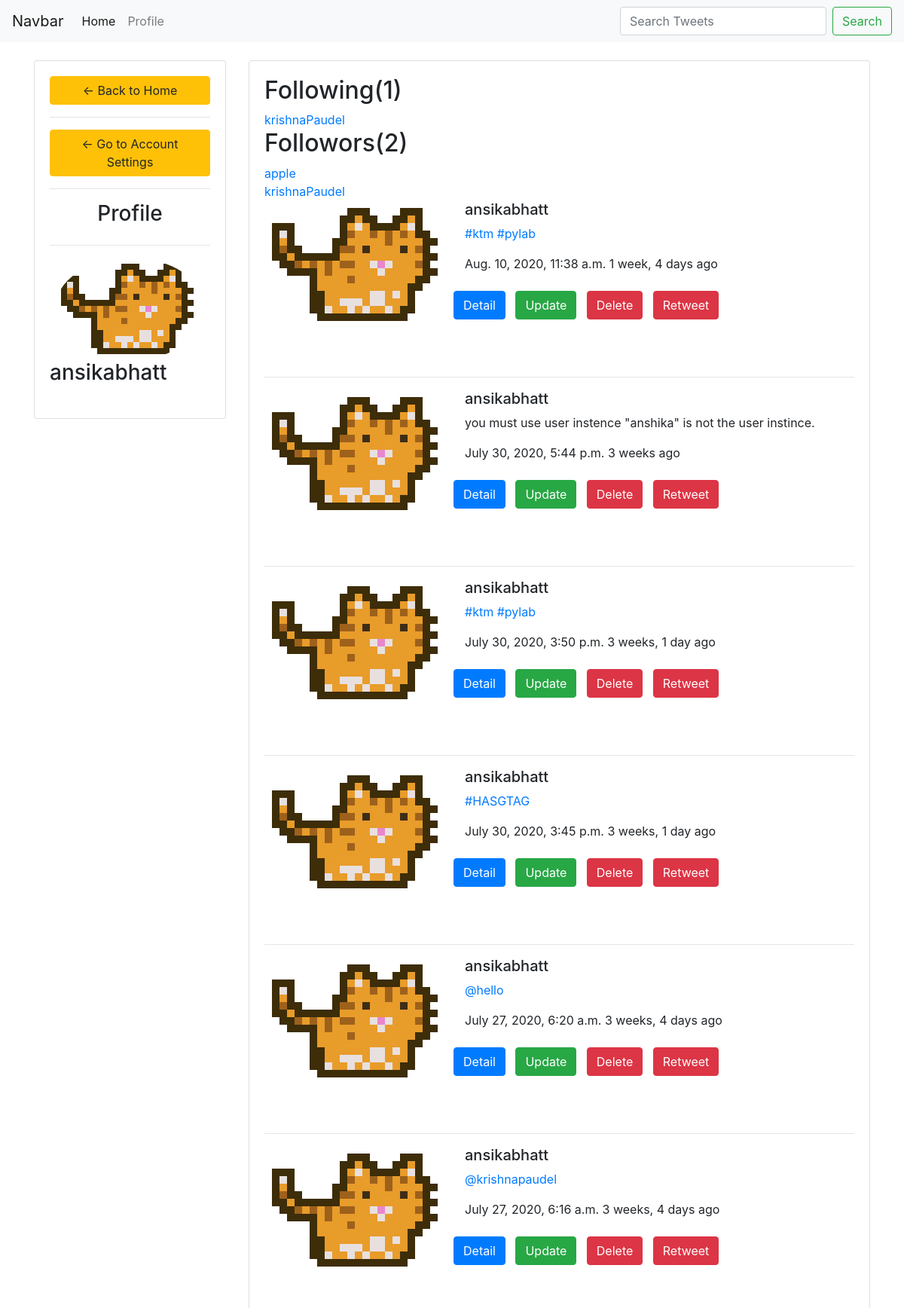
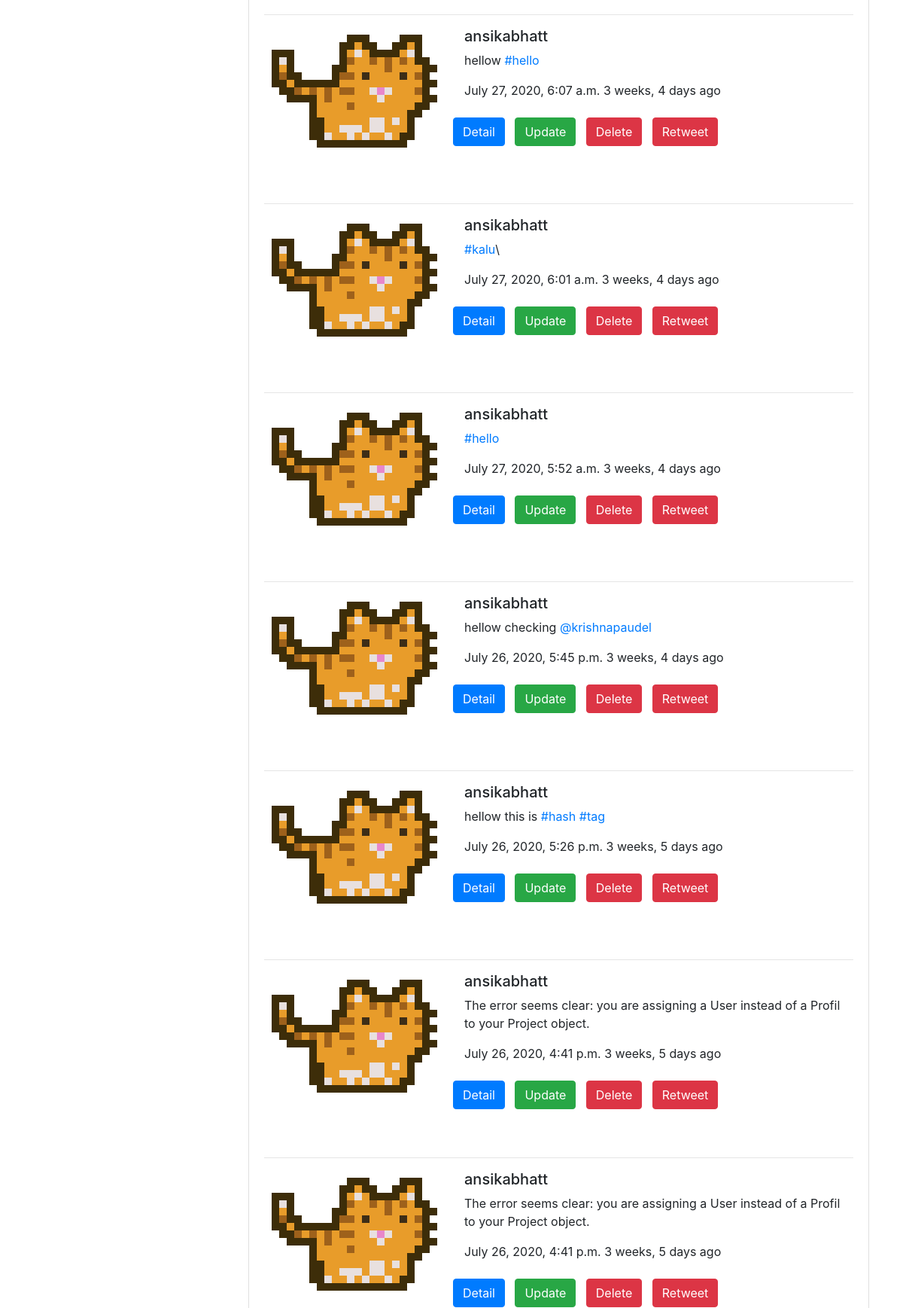
The page /accounts/user/ansikabhatt (signed in, upper part) on the database its author committed (2 pictures, top to bottom).
### accounts/models.py (models this page shows, shortened)
class Profile(models.Model):
	user = models.OneToOneField(User, null=True, on_delete=models.CASCADE, related_name='profile')#with the related_name here we can use userProfile.profile.followed_by.county insted of userProfile.user.followed_by.count
	name = models.CharField(max_length=200, null=True)
	phone = models.CharField(max_length=200, null=True)
	email = models.CharField(max_length=200, null=True)
	profile_pic = models.ImageField(default="default.png", null=True, blank=True)
	date_created = models.DateTimeField(auto_now_add=True, null=True, blank=True)
	following   = models.ManyToManyField(User, blank=True, related_name='followed_by')
	slug = models.SlugField(blank=True, null=True)
	objects = UserProfileManager()
	def __str__(self):
		return self.name
	class Meta:
		verbose_name = "Profile"
		verbose_name_plural = "Profiles"
	def get_following(self):
		users  = self.following.all()
		return users.exclude(username=self.user.username)
	def get_followors(self):
		users  = self.user.followed_by.all()
		return users.exclude(user=self.user)

### tweets/models.py (models this page shows, shortened)
class Tweets(models.Model):
	parent = models.ForeignKey("self", null=True, blank=True, on_delete= models.SET_NULL)
	tweetUser = models.ForeignKey(Profile, on_delete= models.SET_NULL, null=True)
	liked = models.ManyToManyField(User, blank=True, related_name='liked')
	content = models.CharField(max_length=140)
	updated = models.DateTimeField(auto_now=True)
	timestamp = models.DateTimeField(auto_now_add=True)
	objects = TweetManager()
	class Meta:
		verbose_name = "Tweet"
		verbose_name_plural = "Tweets"

### accounts/views.py (the view)
# urls.py: path('user/<slug:slug>', views.userPage, name="userPage"),
@login_required(login_url='accounts:login')
def userPage(request, slug):
	user_profile = Profile.objects.get(slug=slug)
	tweets = user_profile.tweets_set.all().order_by("-timestamp") #user tweets_set
	toggle_user = get_object_or_404(Profile, slug__iexact=slug)
	profile, created = Profile.objects.get_or_create(user=request.user) #or user_profile=request.user
	if toggle_user.user in profile.following.all():
		follow = True
	else:
		follow = False
	content = {
		'user_profile' : user_profile,
		'tweets' : tweets,
		'follow': follow,
	}
	return render(request, 'user.html', content)

### accounts/templates/user.html (shortened to what this page needs)
{%  extends 'base.html' %}
{% load static %}
{% block content %}
<br>
<div class="row">
	<div class="col-md-3">
		<div class="card card-body">
      <a class="btn btn-warning" href="{% url 'home:tweetList' %}"> &#8592; Back to Home</a>
			<hr>
      <a class="btn btn-warning" href="{% url 'accounts:accountSettings' %}"> &#8592; Go to Account Settings</a>
      <hr>
			<h3 style="text-align: center">Profile</h3>
			<hr>
			<img class="profile-pic" src="{{request.user.profile.profile_pic.url}}" >
			<h3>{{user_profile.user.username}}</h3>
		</div>
	</div>
	<div class="col-md-9">
		<div class="card card-body">
			<h2>Following({{user_profile.get_following.count}})</h2>
			{% for user in user_profile.get_following %}
			 <a href="{% url 'accounts:userPage' user.profile.slug %}">{{user.username}}</a>
			{% empty %}
				<p>No following</p>
			{% endfor %}
			<h2>Followors({{user_profile.get_followors.count}})</h2>
			{% for profile in user_profile.get_followors %}
			 <a href="{% url 'accounts:userPage' profile.slug %}">{{profile.user.username}}</a>
			{% empty %}
				<p>No Followors</p>
			{% endfor %}
			{% for tweet in tweets %}
			<div class='row'>
			  <div class='col'>
			    <div class="media">
			    <img class="align-self-start mr-3" src="{% static 'images/deafult.png' %}">
			    <div class="media-body">
			      <h5 class="mt-0">{{tweet.tweetUser}}</h5>
			      <p>{{tweet.content}}</p>
			      {{tweet.timestamp}}
			      {{tweet.timestamp|timesince}} ago <br><br>
			      <div class="row">
			        <a class="btn btn-primary" href="{% url 'home:tweetDetail' tweet.id %}" role="button">Detail</a> &nbsp; &nbsp;
			        <a class="btn btn-success" href="{% url 'home:tweetUpdate' tweet.id %}" role="Update">Update</a> &nbsp; &nbsp;
			        <a class="btn btn-danger" href="{% url 'home:tweetDelete' tweet.id %}" role="Delete">Delete</a> &nbsp; &nbsp;
							<a class="btn btn-danger" href="{% url 'home:retweet' tweet.id %}" role="Retweet">Retweet</a> &nbsp; &nbsp;
			      </div>
			    </div>
			    </div>
			    <br><br>
			  <hr>
			</div>
			</div>
			{% empty %}
			  <p>Opps! No such keyWord found</p>
			{% endfor %}
		</div>
	</div>
</div>
{% endblock %}

### accounts/templates/user.html (style rules this page uses)
.profile-pic { max-width: 200px; max-height:200px; margin: 0 auto; border-radius: 50%; }

### rows shown on the page
Profile: user.username "ansikabhatt", get_following.count "1", get_followors.count "2"
Profile: user.username "apple"
Profile: user.username "krishnaPaudel"
Tweets: tweetUser "ansikabhatt", timestamp "Aug. 10, 2020, 11:38 a.m.", timestamp "1 week, 4 days"
Tweets: tweetUser "ansikabhatt", content "you must use user instence \"anshika\" is not the user instince.", timestamp "July 30, 2020, 5:44 p.m.", timestamp "3 weeks"
Tweets: tweetUser "ansikabhatt", timestamp "July 30, 2020, 3:50 p.m.", timestamp "3 weeks, 1 day"
Tweets: tweetUser "ansikabhatt", timestamp "July 30, 2020, 3:45 p.m.", timestamp "3 weeks, 1 day"
Tweets: tweetUser "ansikabhatt", timestamp "July 27, 2020, 6:20 a.m.", timestamp "3 weeks, 4 days"
Tweets: tweetUser "ansikabhatt", timestamp "July 27, 2020, 6:16 a.m.", timestamp "3 weeks, 4 days"
Tweets: tweetUser "ansikabhatt", content "hellow", timestamp "July 27, 2020, 6:07 a.m.", timestamp "3 weeks, 4 days"
Tweets: tweetUser "ansikabhatt", timestamp "July 27, 2020, 6:01 a.m.", timestamp "3 weeks, 4 days"
Tweets: tweetUser "ansikabhatt", timestamp "July 27, 2020, 5:52 a.m.", timestamp "3 weeks, 4 days"
Tweets: tweetUser "ansikabhatt", content "hellow checking", timestamp "July 26, 2020, 5:45 p.m.", timestamp "3 weeks, 4 days"
Tweets: tweetUser "ansikabhatt", content "hellow this is", timestamp "July 26, 2020, 5:26 p.m.", timestamp "3 weeks, 5 days"
Tweets: tweetUser "ansikabhatt", content "The error seems clear: you are assigning a User instead of a Profil to your Project object.", timestamp "July 26, 2020, 4:41 p.m.", timestamp "3 weeks, 5 days"
Tweets: tweetUser "ansikabhatt", content "The error seems clear: you are assigning a User instead of a Profil to your Project object.", timestamp "July 26, 2020, 4:41 p.m.", timestamp "3 weeks, 5 days"

### other values the page prints
{{ user.username }} "krishnaPaudel"
